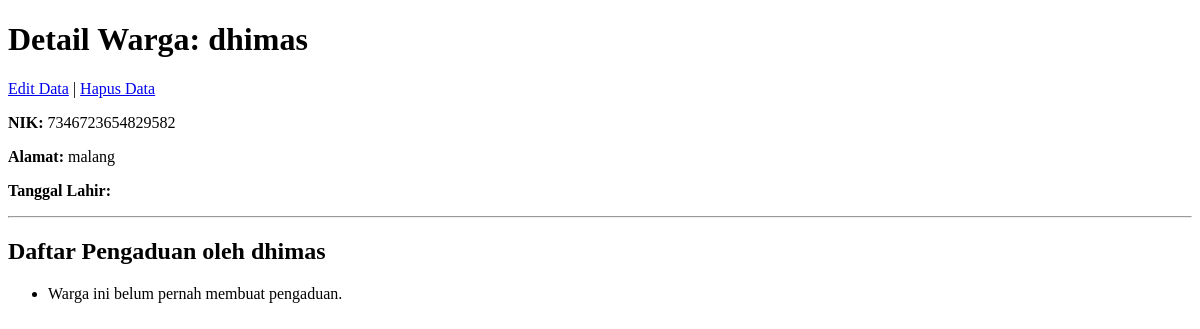
Page /warga/2/ on the earlier database version.
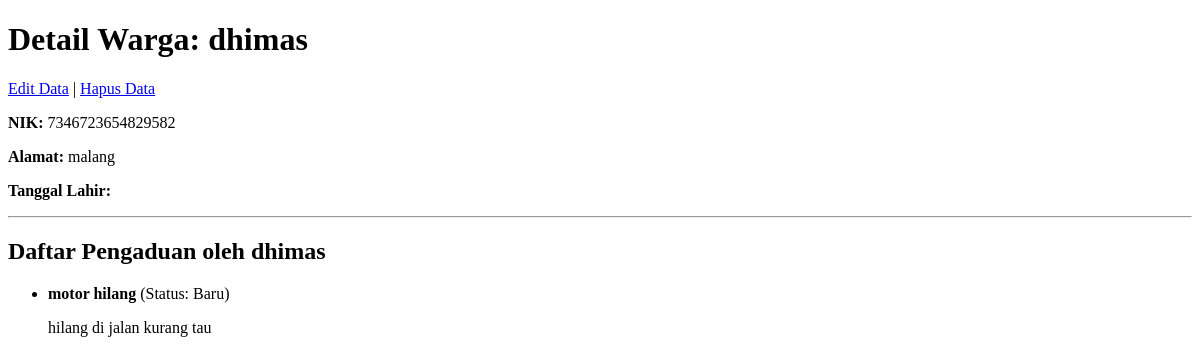
Same page on the later database version.
### warga/models.py (models this page shows, shortened)
class Pengaduan(models.Model):
    STATUS_CHOICES = [
        ('BARU', 'Baru'),
        ('DIPROSES', 'Diproses'),
        ('SELESAI', 'Selesai'),
    ]
    judul = models.CharField(max_length=200)
    deskripsi = models.TextField()
    status = models.CharField(max_length=10, choices=STATUS_CHOICES, default='BARU')
    tanggal_lapor = models.DateTimeField(auto_now_add=True)
    pelapor = models.ForeignKey(Warga, on_delete=models.CASCADE, related_name='pengaduan')

### warga/views.py (the view)
# urls.py: path('<int:pk>/', WargaDetailView.as_view(), name='warga-detail'),
class WargaDetailView(DetailView):
    model = Warga
    template_name = 'warga/warga_detail.html'

### warga/templates/warga/warga_detail.html (shortened to what this page needs)
<!DOCTYPE html>
<html lang="en">
<head>
</head>
<body>
    <h1>Detail Warga: {{ object.nama_lengkap }}</h1>
    <a href="{% url 'warga-edit' object.pk %}">Edit Data</a> |
    <a href="{% url 'warga-hapus' object.pk %}">Hapus Data</a>
    <p><strong>NIK:</strong> {{ object.nik }}</p>
    <p><strong>Alamat:</strong> {{ object.alamat }}</p>
    <p><strong>Tanggal Lahir:</strong> {{ object.tanggal_lahir }}</p>
    <hr>
    <h2>Daftar Pengaduan oleh {{ object.nama_lengkap }}</h2>
    <ul>
        {% for aduan in object.pengaduan.all %}
        <li>
            <strong>{{ aduan.judul }}</strong> (Status: {{ aduan.get_status_display }})
            <p>{{ aduan.deskripsi }}</p>
        </li>
        {% empty %}
        <li>Warga ini belum pernah membuat pengaduan.</li>
        {% endfor %}
    </ul>
</body>
</html>

Differences in the rows shown:
added Pengaduan: judul "motor hilang", status "Baru", deskripsi "hilang di jalan kurang tau"
Other differences:
text no longer shown: "Warga ini belum pernah membuat pengaduan."
